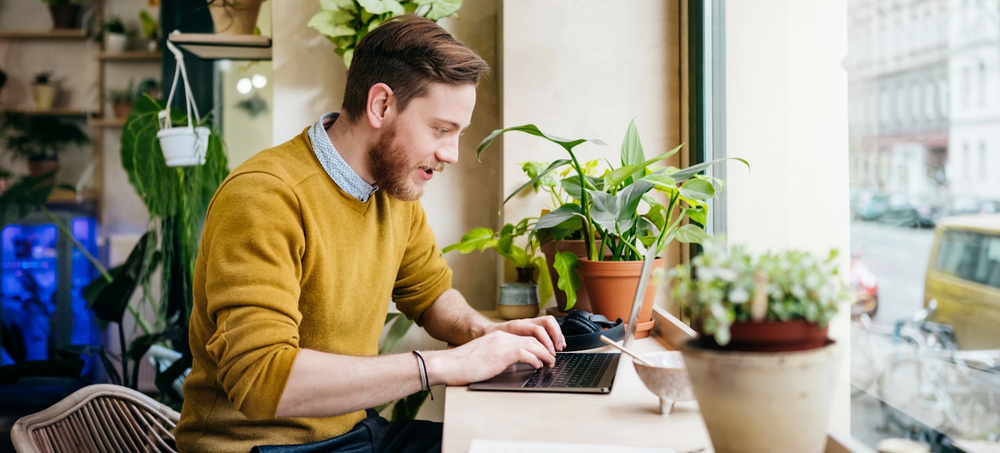
#> input picture Photos:videos/freelancer.png, 1000 x 453 px, shrunk from 1500 x 680 before the run, found by its file name
$ python blur.py
#> lines starting #> are read from the running program, lines starting #| are printed output that depends on the picture
import cv2

img_path= "/Users/ryanmaroof/ml and dl projects/ComputerVision/Photos:videos/freelancer.png"


image = cv2.imread(img_path)
#> image is the input picture: shape (453, 1000, 3); mean B, G, R 125.2, 146.1, 152.7

k=11
norm_blur=cv2.blur(image,(k,k))
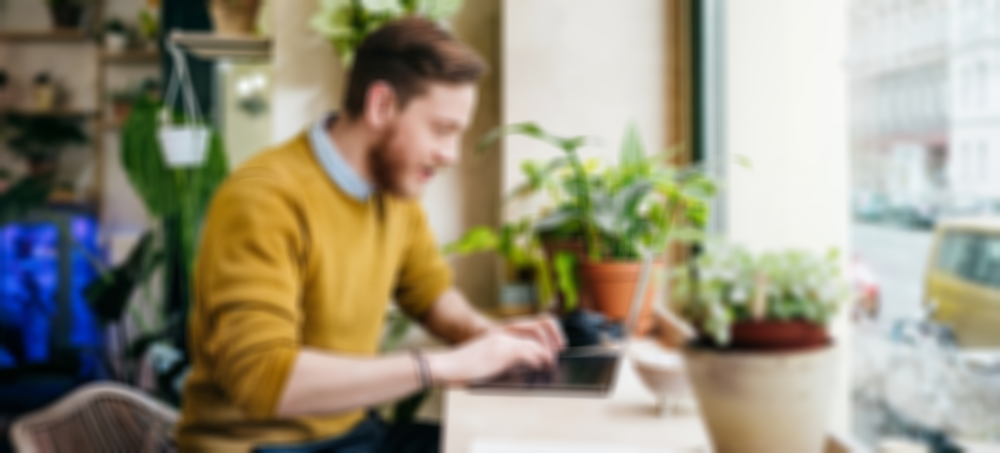
#> norm_blur: shape (453, 1000, 3); mean B, G, R 125.2, 146.1, 152.7
guass_blur = cv2.GaussianBlur(image,(k,k),6)
median_blur = cv2.medianBlur(image,k)
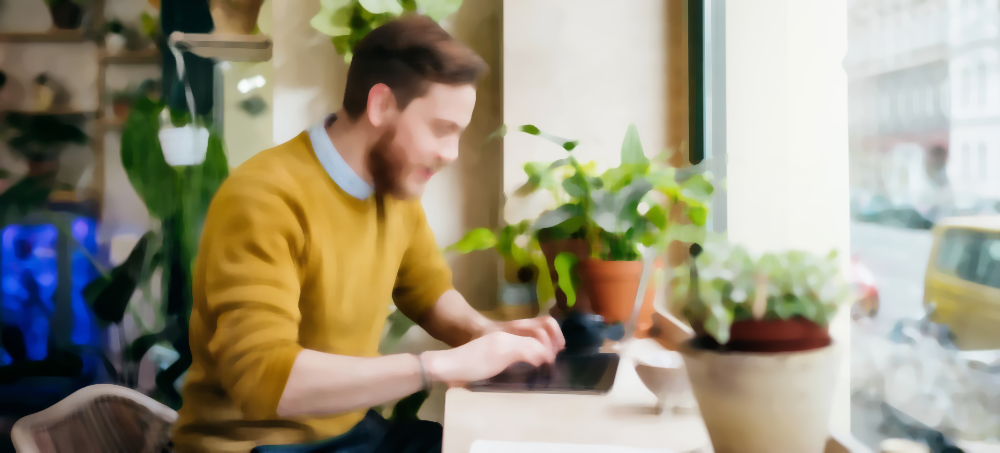
#> median_blur: shape (453, 1000, 3); mean B, G, R 125, 146.5, 153.4


cv2.imshow('image',image)
cv2.imshow('norm_blur',norm_blur)
cv2.imshow('guass_blur',guass_blur)
cv2.imshow('median_blur',median_blur)
cv2.waitKey(0)
cv2.destroyAllWindows()

$ run again, with Photos:videos/bear.png copied over Photos:videos/freelancer.png
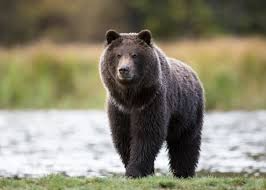
#> input picture Photos:videos/bear.png, 266 x 190 px, found by its file name
#> image is the input picture: shape (190, 266, 3); mean B, G, R 112.3, 132, 136.2
#> `norm_blur=cv2.blur(image,(k,k))`:
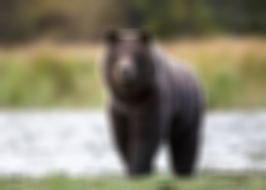
#> norm_blur: shape (190, 266, 3); mean B, G, R 112.2, 132, 136.2
#> `median_blur = cv2.medianBlur(image,k)`:
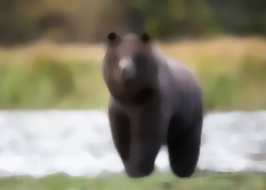
#> median_blur: shape (190, 266, 3); mean B, G, R 111.9, 131.9, 136.1

$ run again, with Photos:videos/bird.png copied over Photos:videos/freelancer.png
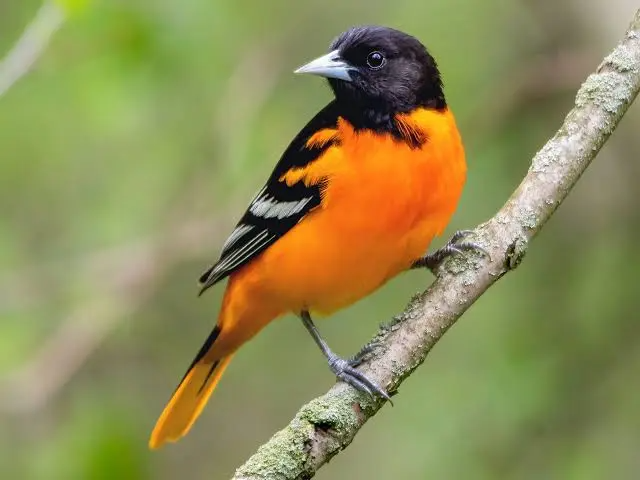
#> input picture Photos:videos/bird.png, 640 x 480 px, found by its file name
#> image is the input picture: shape (480, 640, 3); mean B, G, R 86.8, 140, 142.6
#> `norm_blur=cv2.blur(image,(k,k))`:
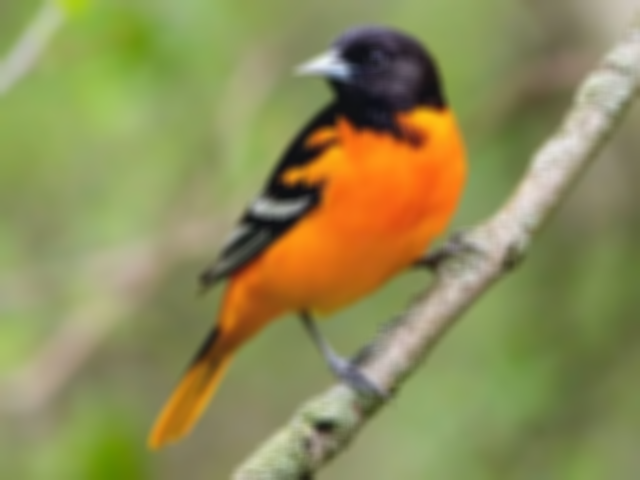
#> norm_blur: shape (480, 640, 3); mean B, G, R 86.8, 140, 142.6
#> `median_blur = cv2.medianBlur(image,k)`:
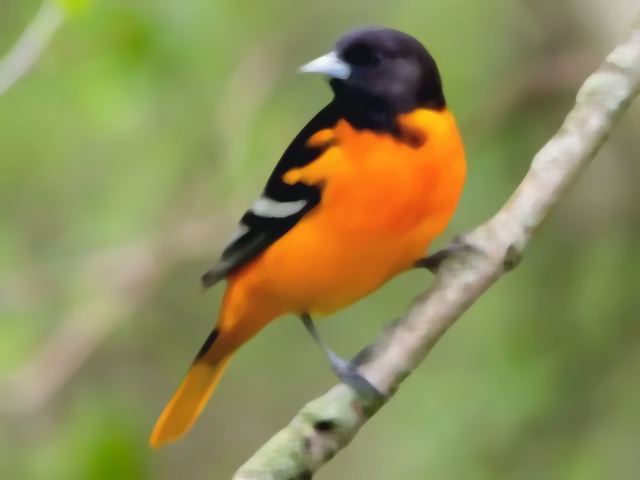
#> median_blur: shape (480, 640, 3); mean B, G, R 86.7, 140, 142.6
